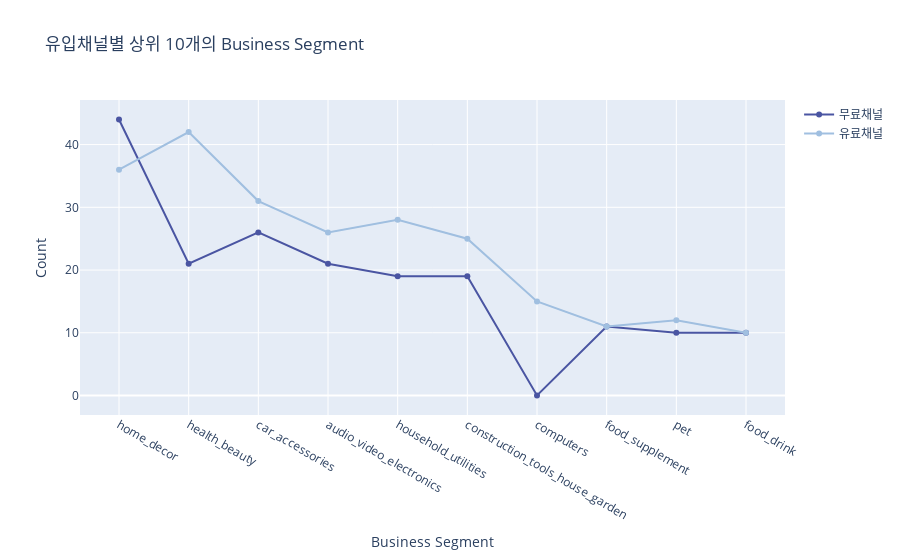

The notebook cell saved with this chart:
### Code cell
df_plot = origin_business_segment_top10.reset_index()
df_plot.columns = ['origin_seg', 'business_segment', 'count']

# 상위 10개의 business_segment
top_10_segments = df_origin_filtered['business_segment'].value_counts().head(10).index.tolist()

# 필터링된 데이터 프레임 생성
df_filtered = df_plot[df_plot['business_segment'].isin(top_10_segments)]

# free와 paid 분리
df_free = df_filtered[df_filtered['origin_seg'] == 'free'].set_index('business_segment')
df_paid = df_filtered[df_filtered['origin_seg'] == 'paid'].set_index('business_segment')

# 누락된 business_segment에 대한 처리
for segment in top_10_segments:
    if segment not in df_free.index:
        df_free.loc[segment, 'count'] = 0
    if segment not in df_paid.index:
        df_paid.loc[segment, 'count'] = 0

df_free = df_free.reindex(top_10_segments)
df_paid = df_paid.reindex(top_10_segments)

# 시각화
fig = go.Figure()

fig.add_trace(go.Scatter(x=top_10_segments, y=df_free['count'], mode='lines+markers', name='무료채널', line=dict(color='#4A55A2')))
fig.add_trace(go.Scatter(x=top_10_segments, y=df_paid['count'], mode='lines+markers', name='유료채널', line=dict(color='#A0BFE0')))

fig.update_layout(
    title="유입채널별 상위 10개의 Business Segment ",
    xaxis_title="Business Segment",
    yaxis_title="Count"
)

fig.show()

### Figure 1 — Plotly figure (JSON) as saved in the notebook; plotly's stock layout.template omitted (floating-point values rounded to 4 significant figures)
{"data": [{"line": {"color": "#4A55A2"}, "mode": "lines+markers", "name": "무료채널", "type": "scatter", "x": ["home_decor", "health_beauty", "car_accessories", "audio_video_electronics", "household_utilities", "construction_tools_house_garden", "computers", "food_supplement", "pet", "food_drink"], "y": [44, 21, 26, 21, 19, 19, 0, 11, 10, 10]}, {"line": {"color": "#A0BFE0"}, "mode": "lines+markers", "name": "유료채널", "type": "scatter", "x": ["home_decor", "health_beauty", "car_accessories", "audio_video_electronics", "household_utilities", "construction_tools_house_garden", "computers", "food_supplement", "pet", "food_drink"], "y": [36, 42, 31, 26, 28, 25, 15, 11, 12, 10]}], "layout": {"title": {"text": "유입채널별 상위 10개의 Business Segment "}, "xaxis": {"title": {"text": "Business Segment"}}, "yaxis": {"title": {"text": "Count"}}}}
